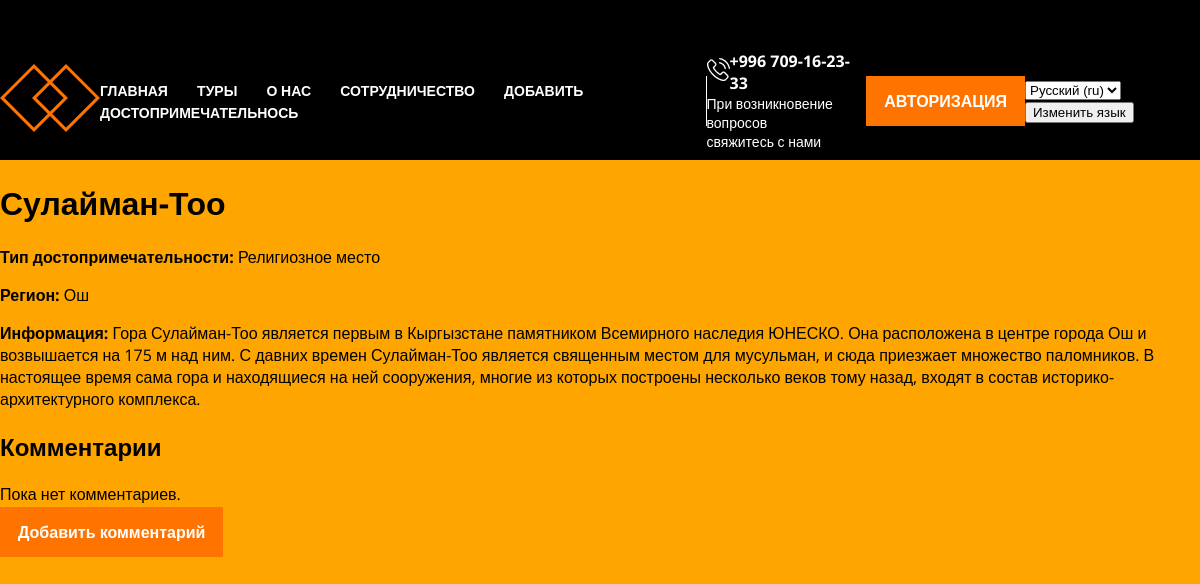
Screenshot of /ru/3 with the database file from the repository.
### main/models.py (models this page shows, shortened)
class Attraction(models.Model):
    attraction = models.CharField('Достопримечательность', max_length=50)
    attraction_type = models.CharField('Тип достопримечательности', max_length=50)
    region = models.CharField('Регион', max_length=50)
    information = models.TextField('Информация')
    class Meta:
        verbose_name = 'Достопримечательность'
        verbose_name_plural = 'Достопримечательности'

### main/views.py (the view)
# urls.py: path('<int:pk>',views.AttractionDetailView.as_view(), name='attraction-detail'),
class AttractionDetailView(DetailView):
    model = Attraction
    template_name = 'main/details_view.html'
    context_object_name = 'attraction'

### main/templates/main/details_view.html (shortened to what this page needs)
{% extends 'main/layout.html' %}
{% load static i18n %}
{% block content %}
    <h1>{{ attraction.attraction}}</h1>
    <p><strong>{% trans "Тип достопримечательности:" %}</strong> {{ attraction.attraction_type }}</p>
    <p><strong>{% trans "Регион:" %}</strong> {{ attraction.region }}</p>
    <p><strong>{% trans "Информация:" %}</strong> {{ attraction.information }}</p>
    <h2>{% trans "Комментарии" %}</h2>
    {% if attraction.comments.all %}
            {% for comment in attraction.comments.all %}
                    <p><strong>{% trans "Пользователь:" %}</strong> {{ comment.user }}</p>
                    <p><strong>{% trans "Тема:" %}</strong> {{ comment.subject }}</p>
                    <p><strong>{% trans "Сообщение:" %}</strong> {{ comment.message }}</p>
                    <form method="post" action="{% url 'unpublish_comment' comment.id %}">
                        {% csrf_token %}
                    <button class="btn btn-warning" type="submit">{% trans "Снять с публикации" %}</button><br><br>
                    </form>
                    {% if success_message %}
                        <div id="success-message" class="alert alert-success" role="alert">
                        {{ success_message }}
                        </div>
                    {% endif %}
            {% endfor %}
    {% else %}
        <p>{% trans "Пока нет комментариев." %}</p>
    {% endif %}
    <a class='button' href='{% url "add_comment" attraction.id %}'>{% trans "Добавить комментарий" %}</a>
{% endblock %}

### main/static/main/css/main.css (style rules this page uses)
body { background-color: orange; margin: 0; font-family: 'Open Sans', sans-serif; }
.button { background-color: #FF7400; color: #fff; text-decoration: none; padding: 14px 18px; font-weight: 700; transition: background-color 0.2s linear; }

### rows the page displays
Attraction: attraction "Сулайман-Тоо", attraction_type "Религиозное место", region "Ош", information "Гора Сулайман-Тоо является первым в Кыргызстане памятником Всемирного наследия ЮНЕСКО. Она расположена в центре города Ош и возвышается на 175 м над ним. С давних времен Сулайман-Тоо является священным местом для мусульман, и сюда приезжает множество паломников. В настоящее время сама гора и находящиеся на ней сооружения, многие из которых построены несколько веков тому назад, входят в состав историко-архитектурного комплекса."

### other values shown
form field language "Русский (ru)"
